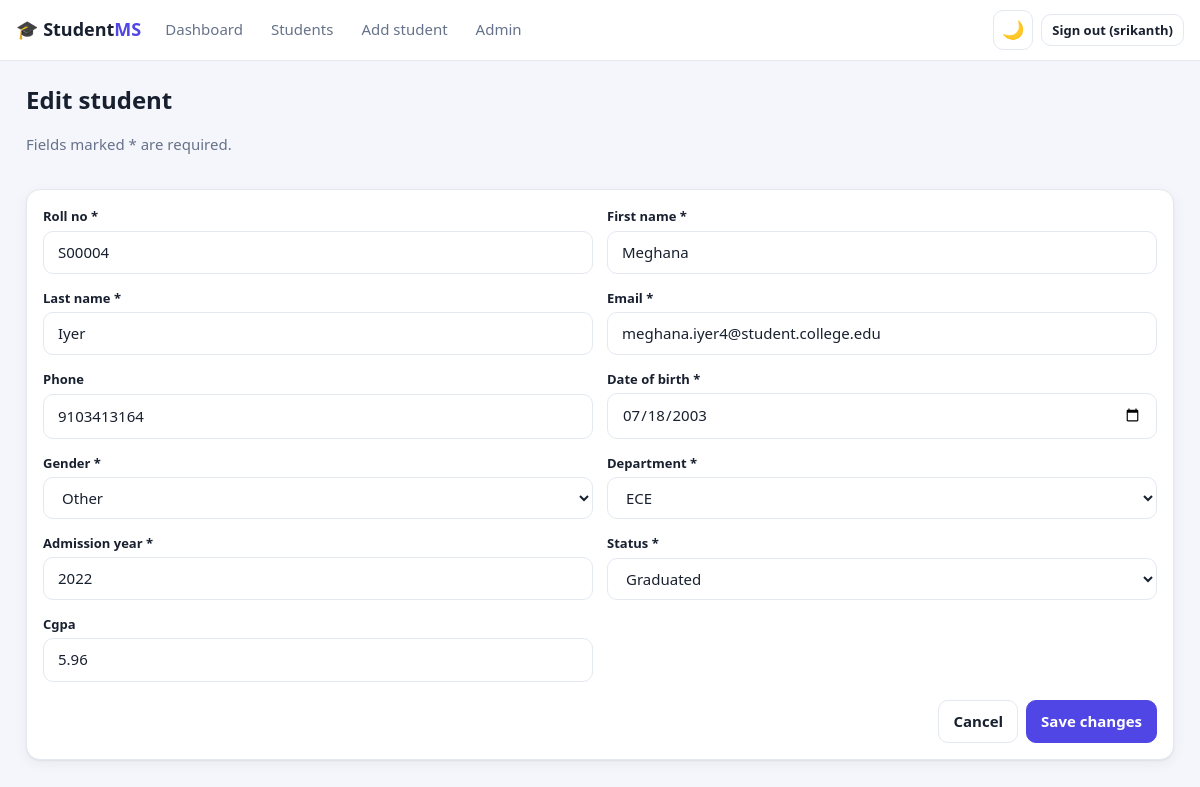
The page /students/4/edit/ (signed in) on the database its author committed.
### students/models.py (models this page shows, shortened)
class Student(models.Model):
    class Gender(models.TextChoices):
        MALE = "M", "Male"
        FEMALE = "F", "Female"
        OTHER = "O", "Other"
    class Status(models.TextChoices):
        ACTIVE = "ACTIVE", "Active"
        GRADUATED = "GRADUATED", "Graduated"
        SUSPENDED = "SUSPENDED", "Suspended"
        DROPPED = "DROPPED", "Dropped"
    roll_no = models.CharField(max_length=20, unique=True)
    first_name = models.CharField(max_length=60)
    last_name = models.CharField(max_length=60)
    email = models.EmailField(unique=True)
    phone = models.CharField(
        max_length=15,
        blank=True,
        validators=[RegexValidator(r"^[0-9+]{7,15}$", "Enter 7-15 digits (a leading + is allowed).")],
    )
    date_of_birth = models.DateField()
    gender = models.CharField(max_length=1, choices=Gender.choices)
    department = models.ForeignKey(Department, on_delete=models.PROTECT, related_name="students")
    admission_year = models.PositiveSmallIntegerField(
        validators=[MinValueValidator(2000), MaxValueValidator(2100)]
    )
    status = models.CharField(max_length=10, choices=Status.choices, default=Status.ACTIVE)
    cgpa = models.DecimalField(
        max_digits=4, decimal_places=2, null=True, blank=True,
        validators=[MinValueValidator(0), MaxValueValidator(10)],
    )
    created_at = models.DateTimeField(auto_now_add=True)
    updated_at = models.DateTimeField(auto_now=True)
    class Meta:
        ordering = ["roll_no"]
        indexes = [
            models.Index(fields=["department", "status"]),
            models.Index(fields=["last_name", "first_name"]),
            models.Index(fields=["admission_year"]),
        ]

### students/views.py (the view, shortened to what this page needs)
# urls.py: path("students/<int:pk>/edit/", views.StudentUpdateView.as_view(), name="student_edit"),
class StudentUpdateView(LoginRequiredMixin, UpdateView):
    model = Student
    form_class = StudentForm
    template_name = "students/student_form.html"
    success_url = reverse_lazy("student_list")
    extra_context = {"title": "Edit student", "submit_label": "Save changes"}

### students/forms.py (shortened to what this page needs)
class StudentForm(forms.ModelForm):
    class Meta:
        model = Student
        fields = [
            "roll_no", "first_name", "last_name", "email", "phone", "date_of_birth",
            "gender", "department", "admission_year", "status", "cgpa",
        ]
        widgets = {
            "date_of_birth": forms.DateInput(attrs={"type": "date"}, format="%Y-%m-%d"),
            "cgpa": forms.NumberInput(attrs={"step": "0.01", "min": "0", "max": "10"}),
        }
    def __init__(self, *args, **kwargs):
        super().__init__(*args, **kwargs)
        for name, field in self.fields.items():
            field.widget.attrs.setdefault("class", "input")
        self.fields["date_of_birth"].input_formats = ["%Y-%m-%d"]

### students/models.py (called while the page is built)
    def __str__(self):
        return self.code

### templates/students/student_form.html (shortened to what this page needs)
{% extends "base.html" %}
{% block content %}
<div class="page-head"><div><h1>{{ title }}</h1><p class="muted">Fields marked * are required.</p></div></div>
<div class="panel">
  <form method="post" novalidate>
    <div class="form-grid">
      {% for field in form %}
      <div class="field">
        <label for="{{ field.id_for_label }}">{{ field.label }}{% if field.field.required %} *{% endif %}</label>
        {{ field }}
      </div>
      {% endfor %}
    </div>
    <div class="row end" style="margin-top:18px">
      <a class="btn ghost" href="{% url 'student_list' %}">Cancel</a>
      <button class="btn">{{ submit_label }}</button>
    </div>
  </form>
</div>
{% endblock %}

### templates/base.html (shortened to what this page needs)
{% load static %}<!doctype html>
<html lang="en" data-theme="light">
<head>
  <link rel="stylesheet" href="{% static 'css/app.css' %}">
</head>
<body>
{% if user.is_authenticated %}
<header class="topbar">
  <a class="brand" href="{% url 'dashboard' %}">🎓 Student<b>MS</b></a>
  <div class="menu" id="menu">
    <nav class="nav">
      <a href="{% url 'dashboard' %}" class="{% if request.resolver_match.url_name == 'dashboard' %}active{% endif %}">Dashboard</a>
      <a href="{% url 'student_list' %}" class="{% if request.resolver_match.url_name == 'student_list' %}active{% endif %}">Students</a>
      <a href="{% url 'student_add' %}" class="{% if request.resolver_match.url_name == 'student_add' %}active{% endif %}">Add student</a>
      {% if user.is_staff %}<a href="{% url 'admin:index' %}">Admin</a>{% endif %}
    </nav>
    <div class="actions">
      <button class="icon-btn" id="themeToggle" aria-label="Toggle dark mode">🌙</button>
      <form method="post" action="{% url 'logout' %}">{% csrf_token %}
        <button class="btn ghost small">Sign out ({{ user.username }})</button>
      </form>
    </div>
  </div>
</header>
{% endif %}
<main class="container">
  {% block content %}{% endblock %}
</main>
</body>
</html>

### static/css/app.css (style rules this page uses)
:root { --bg:#f4f6fb;--surface:#fff;--text:#18202f;--muted:#66728a;--line:#e3e8f1;--brand:#4f46e5;--brand-contrast:#fff;--ok:#10985a;--warn:#c9741a;--bad:#d6303d;--info:#2874d6;--c1:#4f46e5;--c2:#10b981;--c3:#f59e0b;--c4:#ef4444;--c5:#06b6d4;--c6:#a855f7;--shadow:0 1px 2px rgba(16,24,40,.06),0 4px 14px rgba(16,24,40,.05);--r:14px }
* { box-sizing:border-box }
html { color-scheme:light }
body { margin:0;font:15px/1.55 system-ui,-apple-system,"Segoe UI",Roboto,sans-serif;background:var(--bg);color:var(--text);transition:background .2s,color .2s }
a { color:var(--brand) }
h1 { font-size:24px;margin:0 0 4px }
.muted { color:var(--muted) }
.container { max-width:1180px;margin:0 auto;padding:20px 16px 48px }
.page-head { display:flex;justify-content:space-between;align-items:flex-start;gap:12px;flex-wrap:wrap;margin-bottom:18px }
.topbar { position:sticky;top:0;z-index:20;display:flex;align-items:center;gap:12px;flex-wrap:wrap;padding:10px 16px;background:var(--surface);border-bottom:1px solid var(--line) }
.brand { font-weight:600;font-size:18px;text-decoration:none;color:var(--text) }
.brand b { color:var(--brand) }
.menu { display:flex;flex:1;align-items:center;justify-content:space-between;gap:12px }
.nav { display:flex;gap:4px;flex-wrap:wrap }
.nav a { padding:8px 12px;border-radius:9px;text-decoration:none;color:var(--muted);font-weight:500 }
.actions { display:flex;gap:8px;align-items:center }
.actions form { margin:0 }
.btn,.input,select.input { font:inherit;border-radius:10px;border:1px solid var(--line);background:var(--surface);color:var(--text);padding:9px 14px;min-height:40px }
.btn { display:inline-flex;align-items:center;gap:6px;justify-content:center;text-decoration:none;font-weight:600;cursor:pointer;background:var(--brand);color:var(--brand-contrast);border-color:var(--brand) }
.btn.ghost { background:transparent;color:var(--text);border-color:var(--line) }
.btn.small { padding:5px 10px;min-height:32px;font-size:13px }
.icon-btn { background:transparent;border:1px solid var(--line);color:var(--text);border-radius:10px;width:40px;height:40px;font-size:18px;cursor:pointer }
.panel { background:var(--surface);border:1px solid var(--line);border-radius:var(--r);padding:16px;box-shadow:var(--shadow) }
.row { display:flex;gap:8px;flex-wrap:wrap;align-items:center }
.row.end { justify-content:flex-end }
.form-grid { display:grid;gap:14px;grid-template-columns:1fr 1fr }
.field { display:grid;gap:4px }
.field label { font-size:13px;font-weight:600 }
.field .input { width:100% }

### rows shown on the page
Student: form "S00004" "Meghana" "Iyer" "meghana.iyer4@student.college.edu" "9103413164" "07/18/2003" "Other" "ECE" "2022" "Graduated" "5.96"

### other values the page prints
{{ user.username }} "srikanth"
{{ title }} "Edit student"
{{ field.label }} "Roll no" "First name" "Last name" "Email" "Phone" "Date of birth" "Gender" "Department" "Admission year" "Status" "Cgpa"
{{ submit_label }} "Save changes"
